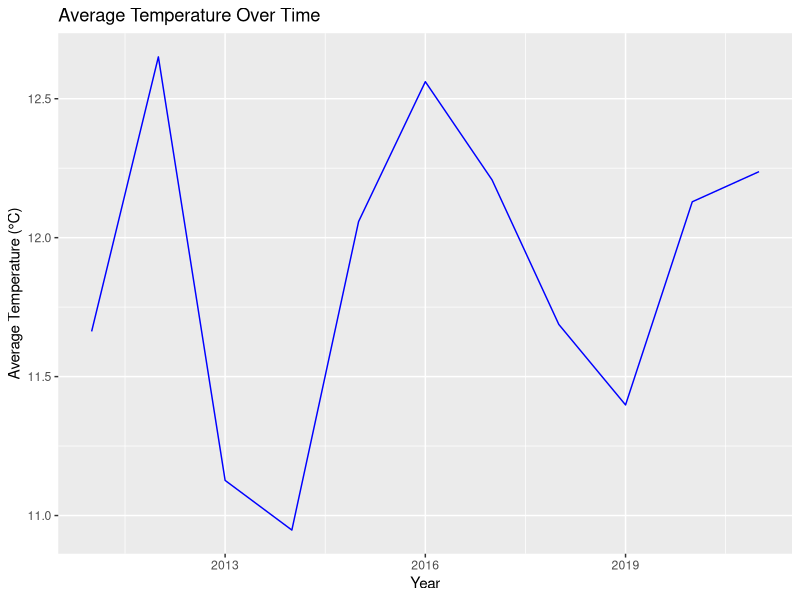
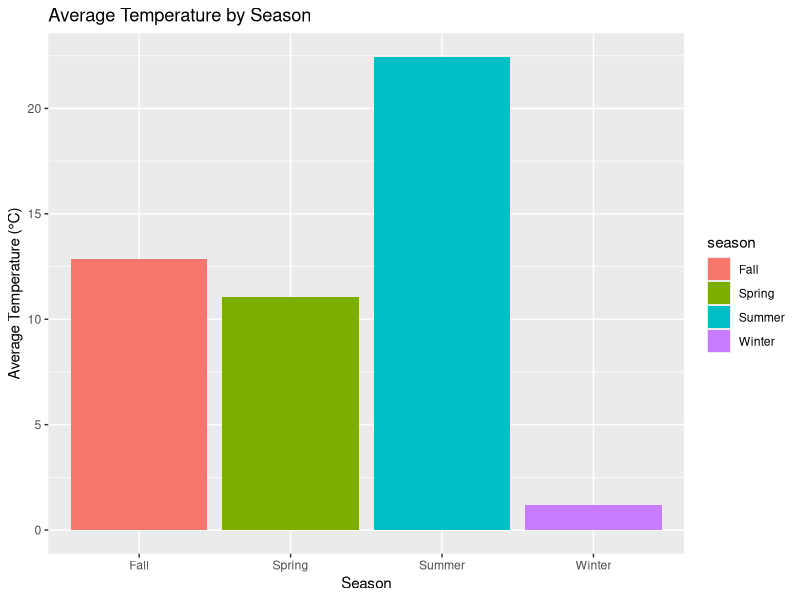
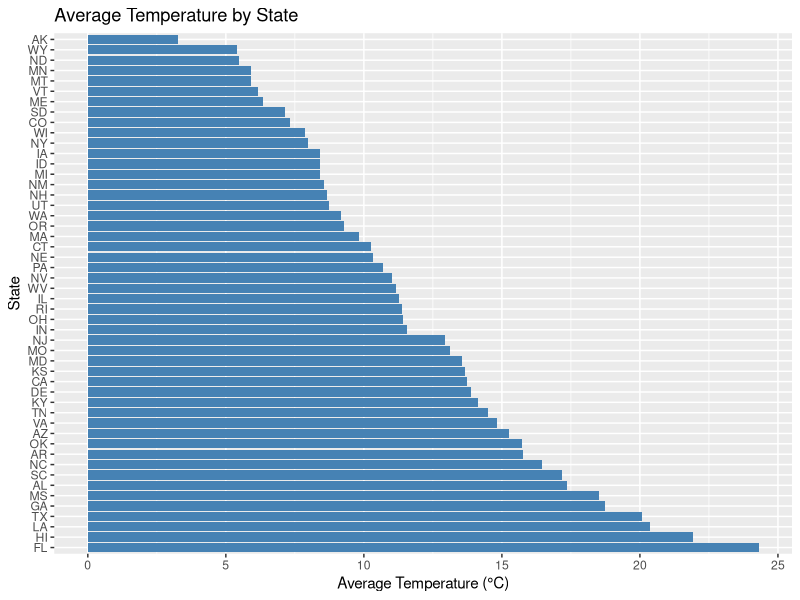

The R script that drew these images, in order:
## ---- chunk 1
knitr::opts_chunk$set(echo = TRUE)
library(tidyverse)
library(lubridate)
library(ggplot2)
library(lubridate)
## ---- chunk 2
# Load datasets
asthma_data <- read_csv("data/asthma_data.csv")
temp_data <- read_csv("data/temp_data.csv")
## ---- chunk 3
# Summary of asthma data
asthma_summary <- asthma_data %>%
  summarize(
    avg_prevalence = mean(prevalence_percent, na.rm = TRUE),
    min_prevalence = min(prevalence_percent, na.rm = TRUE),
    max_prevalence = max(prevalence_percent, na.rm = TRUE)
  )

asthma_summary

# Summary of temperature data
temp_summary <- temp_data %>%
  summarize(
    avg_temp_overall = mean(avg_temp, na.rm = TRUE),
    min_temp = min(avg_temp, na.rm = TRUE),
    max_temp = max(avg_temp, na.rm = TRUE)
  )

temp_summary

# Average temperature by year
yearly_temp_summary <- temp_data %>%
  group_by(year) %>%
  summarize(
    avg_temp = mean(avg_temp, na.rm = TRUE)
  )

yearly_temp_summary

# Average temperature by season
seasonal_temp_summary <- temp_data %>%
  group_by(season) %>%
  summarize(
    avg_temp = mean(avg_temp, na.rm = TRUE)
  )

seasonal_temp_summary
## ---- chunk 4
ggplot(yearly_temp_summary, aes(x = year, y = avg_temp)) +
  geom_line(color = "blue") +
  labs(
    title = "Average Temperature Over Time",
    x = "Year",
    y = "Average Temperature (°C)"
  )
## ---- chunk 5
ggplot(seasonal_temp_summary, aes(x = season, y = avg_temp, fill = season)) +
  geom_bar(stat = "identity") +
  labs(
    title = "Average Temperature by Season",
    x = "Season",
    y = "Average Temperature (°C)"
  )
## ---- chunk 6
# Temperature by state
state_temp_summary <- temp_data %>%
  group_by(state) %>%
  summarize(
    avg_temp = mean(avg_temp, na.rm = TRUE)
  )

ggplot(state_temp_summary, aes(x = reorder(state, -avg_temp), y = avg_temp)) +
  geom_bar(stat = "identity", fill = "steelblue") +
  coord_flip() +
  labs(
    title = "Average Temperature by State",
    x = "State",
    y = "Average Temperature (°C)"
  )
